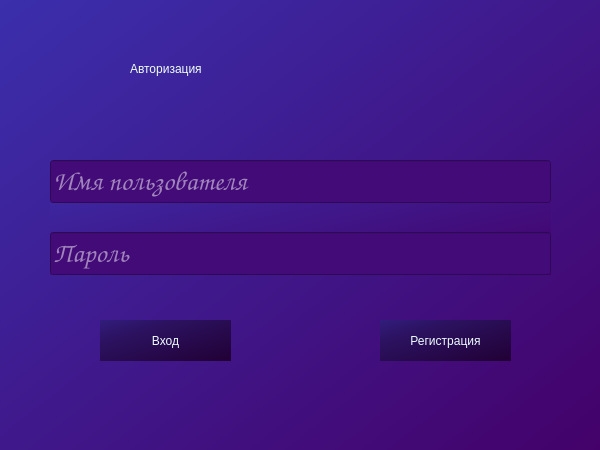
<?xml version="1.0" encoding="UTF-8"?>
<ui version="4.0">
 <class>Auth</class>
 <widget class="QWidget" name="Auth">
  <property name="geometry">
   <rect>
    <x>0</x>
    <y>0</y>
    <width>600</width>
    <height>450</height>
   </rect>
  </property>
  <property name="minimumSize">
   <size>
    <width>600</width>
    <height>450</height>
   </size>
  </property>
  <property name="maximumSize">
   <size>
    <width>600</width>
    <height>450</height>
   </size>
  </property>
  <property name="windowTitle">
   <string>QuickDialog</string>
  </property>
  <property name="windowIcon">
   <iconset theme="contact-new"/>
  </property>
  <property name="styleSheet">
   <string notr="true"/>
  </property>
  <widget class="QWidget" name="widget_down" native="true">
   <property name="geometry">
    <rect>
     <x>0</x>
     <y>0</y>
     <width>601</width>
     <height>471</height>
    </rect>
   </property>
   <property name="styleSheet">
    <string notr="true">background-color: qlineargradient(spread:pad, x1:1, y1:1, x2:0, y2:0, stop:0 rgba(68, 0, 104, 255), stop:1 rgba(59, 47, 172, 255));</string>
   </property>
   <widget class="QPushButton" name="pushButton_auth">
    <property name="geometry">
     <rect>
      <x>100</x>
      <y>320</y>
      <width>131</width>
      <height>41</height>
     </rect>
    </property>
    <property name="cursor">
     <cursorShape>PointingHandCursor</cursorShape>
    </property>
    <property name="toolTip">
     <string>&lt;html&gt;&lt;head/&gt;&lt;body&gt;&lt;p&gt;Вход в аккаунт&lt;/p&gt;&lt;/body&gt;&lt;/html&gt;</string>
    </property>
    <property name="styleSheet">
     <string notr="true">background-color: qlineargradient(spread:pad, x1:1, y1:1, x2:0, y2:0, stop:0 rgba(34, 0, 52, 255), stop:0.312849 rgba(38, 8, 72, 255), stop:0.731844 rgba(44, 18, 97, 255), stop:1 rgba(50, 29, 125, 255));
border: none;
color: rgb(237, 253, 255);
font: 14pt &quot;Comic Sans MS&quot;;</string>
    </property>
    <property name="text">
     <string>Вход</string>
    </property>
   </widget>
   <widget class="QPushButton" name="pushButton_registr">
    <property name="geometry">
     <rect>
      <x>380</x>
      <y>320</y>
      <width>131</width>
      <height>41</height>
     </rect>
    </property>
    <property name="cursor">
     <cursorShape>PointingHandCursor</cursorShape>
    </property>
    <property name="toolTip">
     <string>&lt;html&gt;&lt;head/&gt;&lt;body&gt;&lt;p&gt;Регистрация нового аккаунта&lt;/p&gt;&lt;/body&gt;&lt;/html&gt;</string>
    </property>
    <property name="styleSheet">
     <string notr="true">background-color: qlineargradient(spread:pad, x1:1, y1:1, x2:0, y2:0, stop:0 rgba(34, 0, 52, 255), stop:0.312849 rgba(38, 8, 72, 255), stop:0.731844 rgba(44, 18, 97, 255), stop:1 rgba(50, 29, 125, 255));
border: none;
color: rgb(237, 253, 255);
font: 14pt &quot;Comic Sans MS&quot;;</string>
    </property>
    <property name="text">
     <string>Регистрация</string>
    </property>
   </widget>
   <widget class="QLabel" name="label_auth">
    <property name="geometry">
     <rect>
      <x>130</x>
      <y>30</y>
      <width>347</width>
      <height>78</height>
     </rect>
    </property>
    <property name="styleSheet">
     <string notr="true">font: italic 42pt &quot;Comic Sans MS&quot;;
background-color: rgba(255, 255, 255, 0);
color: rgb(239, 255, 246);</string>
    </property>
    <property name="text">
     <string>Авторизация</string>
    </property>
   </widget>
   <widget class="QWidget" name="">
    <property name="geometry">
     <rect>
      <x>50</x>
      <y>160</y>
      <width>501</width>
      <height>115</height>
     </rect>
    </property>
    <layout class="QVBoxLayout" name="verticalLayout">
     <item>
      <widget class="QLineEdit" name="lineEdit_username">
       <property name="font">
        <font>
         <family>Comic Sans MS</family>
         <pointsize>20</pointsize>
         <italic>true</italic>
         <bold>true</bold>
        </font>
       </property>
       <property name="styleSheet">
        <string notr="true">background-color: rgb(66, 11, 120);
color: rgb(255, 255, 255);</string>
       </property>
       <property name="maxLength">
        <number>50</number>
       </property>
       <property name="placeholderText">
        <string>Имя пользователя</string>
       </property>
      </widget>
     </item>
     <item>
      <spacer name="verticalSpacer">
       <property name="orientation">
        <enum>Qt::Vertical</enum>
       </property>
       <property name="sizeHint" stdset="0">
        <size>
         <width>20</width>
         <height>13</height>
        </size>
       </property>
      </spacer>
     </item>
     <item>
      <widget class="QLineEdit" name="lineEdit_password">
       <property name="font">
        <font>
         <family>Comic Sans MS</family>
         <pointsize>20</pointsize>
         <italic>true</italic>
         <bold>true</bold>
        </font>
       </property>
       <property name="styleSheet">
        <string notr="true">background-color: rgb(66, 11, 120);
color: rgb(255, 255, 255);</string>
       </property>
       <property name="maxLength">
        <number>50</number>
       </property>
       <property name="placeholderText">
        <string>Пароль</string>
       </property>
      </widget>
     </item>
    </layout>
   </widget>
  </widget>
 </widget>
 <resources/>
 <connections/>
</ui>
